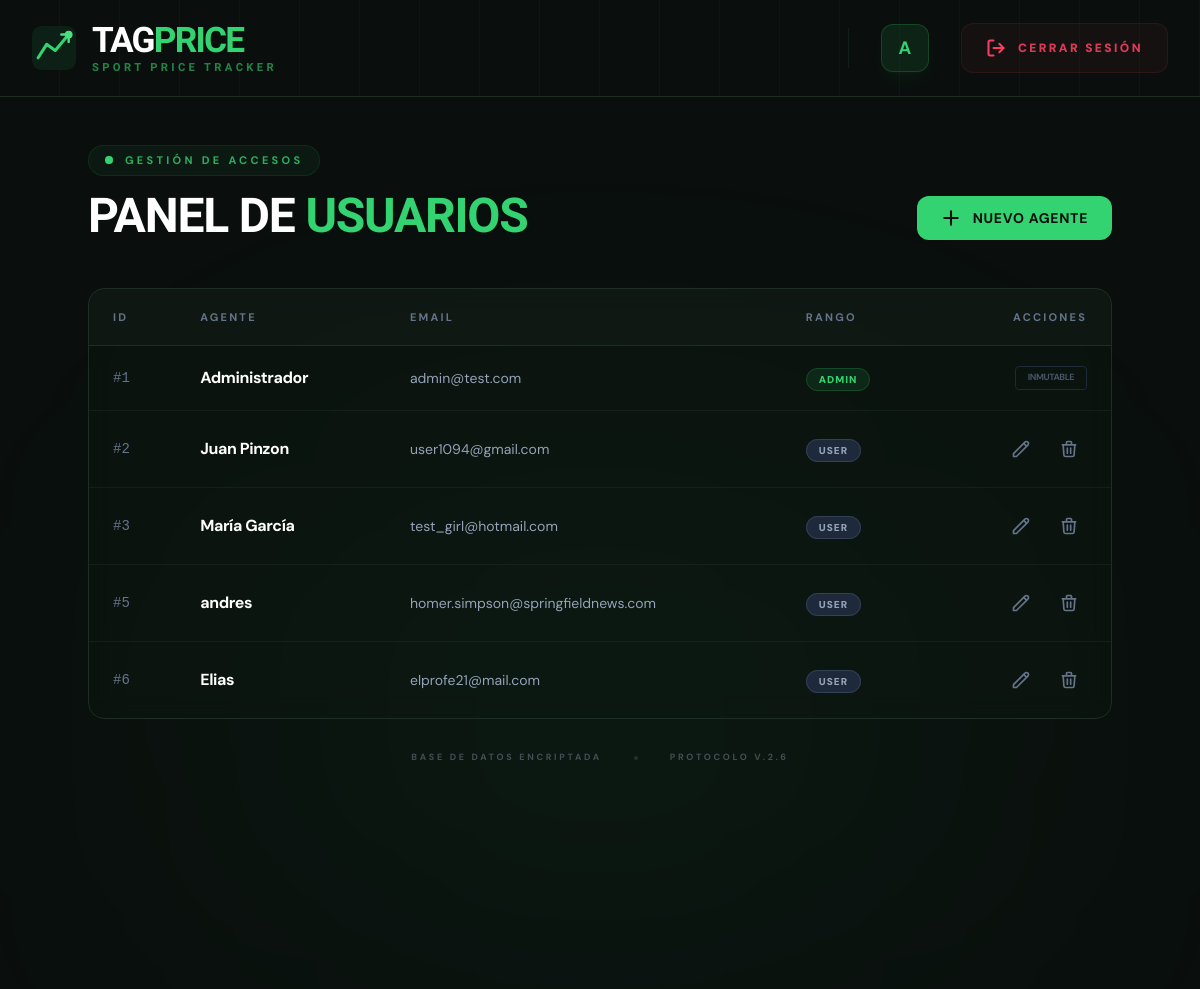
The app's page /views/panelAdmin.php (signed in) with its own data.
### tables this page shows
CREATE TABLE users (
    usu_id INTEGER PRIMARY KEY AUTOINCREMENT NOT NULL,
    usu_mail VARCHAR(50) NOT NULL UNIQUE,
    usu_password VARCHAR(255) NOT NULL,
    usu_name VARCHAR(200) NOT NULL,
    usu_rol TEXT NOT NULL DEFAULT "user" -- Por defecto, todos son usuarios
);

### views/panelAdmin.php (the view, shortened to what this page needs)
<?php
include PATH_BASE .'includes/header.php';
include_once PATH_BASE . 'includes/db_connect.php';
$sql = $db->prepare("SELECT usu_id, usu_mail, usu_name, usu_rol FROM users");
?>
<main class="relative min-h-[calc(100vh-96px)] py-12 px-4 overflow-hidden">
    <div class="absolute top-1/2 left-1/2 -translate-x-1/2 -translate-y-1/2 w-[800px] h-[500px] bg-brand/5 rounded-full blur-[140px] pointer-events-none"></div>
    <div class="relative w-full max-w-5xl mx-auto">
        <div class="flex flex-col md:flex-row md:items-end justify-between mb-12 gap-6">
            <div class="text-left">
                <div class="inline-flex items-center gap-3 px-4 py-1.5 rounded-full bg-brand/5 border border-brand/10 mb-4">
                    <span class="flex h-2 w-2">
                        <span class="relative inline-flex rounded-full h-2 w-2 bg-brand"></span>
                    </span>
                    <span class="text-[11px] font-bold uppercase tracking-[0.3em] text-brand/80">Gestión de Accesos</span>
                </div>
                <h1 class="font-display text-5xl font-bold text-white uppercase tracking-tight leading-none">
                    Panel de <span class="text-brand">Usuarios</span>
                </h1>
            </div>
            <a href="<?=URL_BASE?>views/user_uptade.php"
               class="flex items-center gap-3 bg-brand hover:bg-brand-light text-surface font-bold uppercase tracking-wider px-6 py-3 rounded-xl transition-all duration-300 hover:shadow-[0_0_20px_rgba(52,211,113,0.3)] active:scale-95 group text-sm">
                <svg xmlns="http://www.w3.org/2000/svg" class="w-5 h-5" fill="none" viewBox="0 0 24 24" stroke="currentColor" stroke-width="2.5">
                    <path stroke-linecap="round" stroke-linejoin="round" d="M12 4v16m8-8H4" />
                </svg>
                <span>Nuevo Agente</span>
            </a>
        </div>
        <div class="relative overflow-hidden rounded-2xl bg-surface-mid/40 backdrop-blur-md border border-surface-border">
            <div class="overflow-x-auto">
                <table class="w-full text-left border-collapse">
                    <thead>
                        <tr class="border-b border-surface-border bg-white/[0.02]">
                            <th class="px-6 py-5 text-[11px] font-bold uppercase tracking-[0.2em] text-slate-500">ID</th>
                            <th class="px-6 py-5 text-[11px] font-bold uppercase tracking-[0.2em] text-slate-500">Agente</th>
                            <th class="px-6 py-5 text-[11px] font-bold uppercase tracking-[0.2em] text-slate-500">Email</th>
                            <th class="px-6 py-5 text-[11px] font-bold uppercase tracking-[0.2em] text-slate-500">Rango</th>
                            <th class="px-6 py-5 text-[11px] font-bold uppercase tracking-[0.2em] text-slate-500 text-right">Acciones</th>
                        </tr>
                    </thead>
                    <tbody class="divide-y divide-surface-border/50">
                        <?php if($sql->execute()): ?>
                            <?php while($file = $sql->fetch(PDO::FETCH_ASSOC)):
                                $esAdmin = ($file['usu_rol'] === 'admin');
                            ?>
                                <tr class="hover:bg-white/[0.02] transition-colors group">
                                    <td class="px-6 py-5 font-mono text-sm text-slate-500">#<?= $file['usu_id'] ?></td>
                                    <td class="px-6 py-5">
                                        <span class="text-white font-bold tracking-tight"><?= $file['usu_name'] ?></span>
                                    </td>
                                    <td class="px-6 py-5 text-slate-400 text-sm font-body"><?= $file['usu_mail'] ?></td>
                                    <td class="px-6 py-5">
                                        <span class="px-3 py-1 rounded-full text-[10px] font-black uppercase tracking-widest <?= $esAdmin ? 'bg-brand/10 text-brand border border-brand/20' : 'bg-slate-800 text-slate-400 border border-slate-700' ?>">
                                            <?= $file['usu_rol'] ?>
                                        </span>
                                    </td>
                                    <td class="px-6 py-5">
                                        <div class="flex justify-end gap-3">
                                            <?php if (!$esAdmin): ?>
                                                <form action="<?= URL_BASE ?>views/user_uptade.php" method="post">
                                                    <button type="submit" class="p-2 text-slate-500 hover:text-brand transition-colors">
                                                        <svg xmlns="http://www.w3.org/2000/svg" class="w-5 h-5" fill="none" viewBox="0 0 24 24" stroke="currentColor" stroke-width="2">
                                                            <path stroke-linecap="round" stroke-linejoin="round" d="M15.232 5.232l3.536 3.536m-2.036-5.036a2.5 2.5 0 113.536 3.536L6.5 21.036H3v-3.572L16.732 3.732z" />
                                                        </svg>
                                                    </button>
                                                </form>
                                                <form action="<?= URL_BASE ?>actions/user_delete.proc.php" method="post" onsubmit="return confirm('¿Confirmar baja del sistema?')">
                                                    <button type="submit" class="p-2 text-slate-500 hover:text-red-500 transition-colors">
                                                        <svg xmlns="http://www.w3.org/2000/svg" class="w-5 h-5" fill="none" viewBox="0 0 24 24" stroke="currentColor" stroke-width="2">
                                                            <path stroke-linecap="round" stroke-linejoin="round" d="M19 7l-.867 12.142A2 2 0 0116.138 21H7.862a2 2 0 01-1.995-1.858L5 7m5 4v6m4-6v6m1-10V4a1 1 0 00-1-1h-4a1 1 0 00-1 1v3M4 7h16" />
                                                        </svg>
                                                    </button>
                                                </form>
                                            <?php else: ?>
                                                <div class="px-3 py-1 text-[9px] font-bold text-slate-600 uppercase tracking-tighter border border-slate-800 rounded">Inmutable</div>
                                            <?php endif; ?>
                                        </div>
                                    </td>
                                </tr>
                            <?php endwhile; ?>
                        <?php endif; ?>
                    </tbody>
                </table>
            </div>
        </div>
        <div class="mt-8 flex justify-center items-center gap-8 opacity-40">
            <span class="text-[9px] text-slate-400 uppercase tracking-[0.3em] font-bold">Base de datos encriptada</span>
            <span class="w-1 h-1 bg-slate-600 rounded-full"></span>
            <span class="text-[9px] text-slate-400 uppercase tracking-[0.3em] font-bold">Protocolo V.2.6</span>
        </div>
    </div>
</main>

### includes/header.php (shortened to what this page needs)
<?php
$initials = '';
if (isset($_SESSION['name_user'])) {
    $parts = explode(' ', trim($_SESSION['name_user']));
    foreach (array_slice($parts, 0, 2) as $p) {
        $initials .= strtoupper(mb_substr($p, 0, 1));
    }
}
$homeLink = URL_BASE . "index.php";
if (isset($_SESSION['rol_usu'])) {
    $homeLink = ($_SESSION['rol_usu'] === 'admin')
        ? URL_BASE . "views/panelAdmin.php"
        : URL_BASE . "index.php";
}
?>
<!DOCTYPE html>
<html lang="es">
<head>
    <script src="https://cdn.tailwindcss.com"></script>
    <link rel="stylesheet" href="<?= URL_BASE ?>public/css/style.css">
</head>
<body class="bg-surface font-body">
    <header class="bg-surface relative overflow-hidden border-b border-surface-border">
        <div class="absolute inset-0 bg-grid-lines pointer-events-none" aria-hidden="true"></div>
        <div class="relative max-w-[1600px] mx-auto px-8 flex items-center justify-between h-24">
            <a href="<?= $homeLink ?>" class="flex items-center gap-4 group no-underline focus:outline-none">
                <div class="relative w-11 h-11 flex-shrink-0">
                </div>
                <div class="flex flex-col leading-none">
                    <span class="font-display font-black text-[2.2rem] tracking-tighter uppercase text-white leading-none">
                        Tag<span class="text-brand">Price</span>
                    </span>
                    <span class="font-display font-bold text-[0.7rem] tracking-[0.3em] uppercase text-brand opacity-60 mt-1">
                        Sport Price Tracker
                    </span>
                </div>
            </a>
            <div class="flex items-center">
                <?php if (isset($_SESSION['autenticated']) && $_SESSION['autenticated'] === true): ?>
                    <div class="flex items-center gap-8">
                        <div class="w-12 h-12 rounded-xl bg-brand/10 border border-brand/20 flex items-center justify-center shadow-lg shadow-brand/5">
                            <span class="font-body font-bold text-lg text-brand uppercase tracking-[0.1em] ml-[0.1em]">
                                <?= htmlspecialchars($initials) ?>
                            </span>
                        </div>
                        <a href="<?= URL_BASE ?>actions/logout.php"
                            class="group flex items-center gap-3 px-6 py-3.5 rounded-xl bg-rose-500/5 border border-rose-500/10 hover:bg-rose-500/10 hover:border-rose-500/30 transition-all no-underline active:scale-95">
                            <span class="text-[12px] font-black uppercase tracking-[0.2em] text-rose-500/90 group-hover:text-rose-500">
                                Cerrar sesión
                            </span>
                        </a>
                    </div>
                <?php endif; ?>
            </div>
        </div>
    </header>

### public/css/style.css (style rules this page uses)
body { background-color: #0a0f0d; color: #e2e8f0; margin: 0; padding: 0; }

### records on screen
users: usu_id "1", usu_name "Administrador", usu_mail "admin@test.com", usu_rol "ADMIN", shows "INMUTABLE"
users: usu_id "2", usu_name "Juan Pinzon", usu_mail "user1094@gmail.com", usu_rol "USER"
users: usu_id "3", usu_name "María García", usu_mail "test_girl@hotmail.com", usu_rol "USER"
users: usu_id "5", usu_name "andres", usu_mail "homer.simpson@springfieldnews.com", usu_rol "USER"
users: usu_id "6", usu_name "Elias", usu_mail "elprofe21@mail.com", usu_rol "USER"

### other values on screen
$initials "A"
